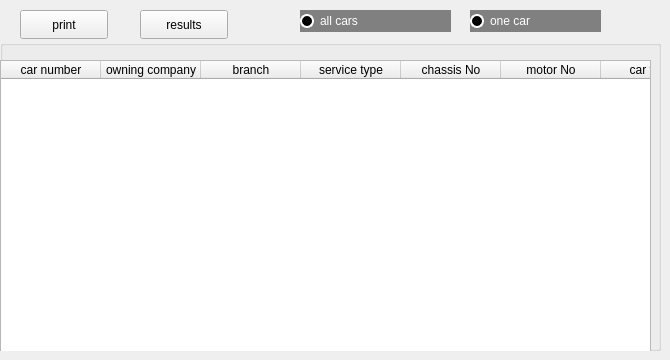
      <widget class="QWidget" name="tab_11">
       <attribute name="title">
        <string>Fuel</string>
       </attribute>
       <widget class="QGroupBox" name="groupBox_2">
        <property name="geometry">
         <rect>
          <x>0</x>
          <y>40</y>
          <width>661</width>
          <height>311</height>
         </rect>
        </property>
        <property name="title">
         <string/>
        </property>
        <widget class="QTableWidget" name="tableWidget_2">
         <property name="geometry">
          <rect>
           <x>0</x>
           <y>20</y>
           <width>651</width>
           <height>311</height>
          </rect>
         </property>
         <column>
          <property name="text">
           <string>car number</string>
          </property>
         </column>
         <column>
          <property name="text">
           <string>owning company</string>
          </property>
         </column>
         <column>
          <property name="text">
           <string>branch</string>
          </property>
         </column>
         <column>
          <property name="text">
           <string>service type</string>
          </property>
         </column>
         <column>
          <property name="text">
           <string>chassis No</string>
          </property>
         </column>
         <column>
          <property name="text">
           <string>motor No</string>
          </property>
         </column>
         <column>
          <property name="text">
           <string>car type</string>
          </property>
         </column>
         <column>
          <property name="text">
           <string>car model</string>
          </property>
         </column>
         <column>
          <property name="text">
           <string>load</string>
          </property>
         </column>
         <column>
          <property name="text">
           <string>weight</string>
          </property>
         </column>
         <column>
          <property name="text">
           <string>colour</string>
          </property>
         </column>
        </widget>
       </widget>
       <widget class="QPushButton" name="pushButton_3">
        <property name="geometry">
         <rect>
          <x>140</x>
          <y>10</y>
          <width>88</width>
          <height>29</height>
         </rect>
        </property>
        <property name="text">
         <string>results</string>
        </property>
       </widget>
       <widget class="QPushButton" name="pushButton_4">
        <property name="geometry">
         <rect>
          <x>20</x>
          <y>10</y>
          <width>88</width>
          <height>29</height>
         </rect>
        </property>
        <property name="text">
         <string>print</string>
        </property>
       </widget>
       <widget class="QRadioButton" name="radioButton_3">
        <property name="geometry">
         <rect>
          <x>300</x>
          <y>10</y>
          <width>151</width>
          <height>22</height>
         </rect>
        </property>
        <property name="styleSheet">
         <string notr="true">QRadioButton {
    background-color : gray;
	color : white
}

QRadioButton::indicator {
	width : 10px;
	height : 10px;
	border-radius : 7px;   
}

QRadioButton::indicator:unchecked {
    background-color : black;
    border: 2px solid white;
}

QRadioButton::indicator:checked {
	background-color : white;
    border: 2px solid white;
}
</string>
        </property>
        <property name="text">
         <string>all cars</string>
        </property>
       </widget>
       <widget class="QRadioButton" name="radioButton_4">
        <property name="geometry">
         <rect>
          <x>470</x>
          <y>10</y>
          <width>131</width>
          <height>22</height>
         </rect>
        </property>
        <property name="styleSheet">
         <string notr="true">QRadioButton {
    background-color : gray;
	color : white
}

QRadioButton::indicator {
	width : 10px;
	height : 10px;
	border-radius : 7px;   
}

QRadioButton::indicator:unchecked {
    background-color : black;
    border: 2px solid white;
}

QRadioButton::indicator:checked {
	background-color : white;
    border: 2px solid white;
}

</string>
        </property>
        <property name="text">
         <string>one car</string>
        </property>
       </widget>
      </widget>
